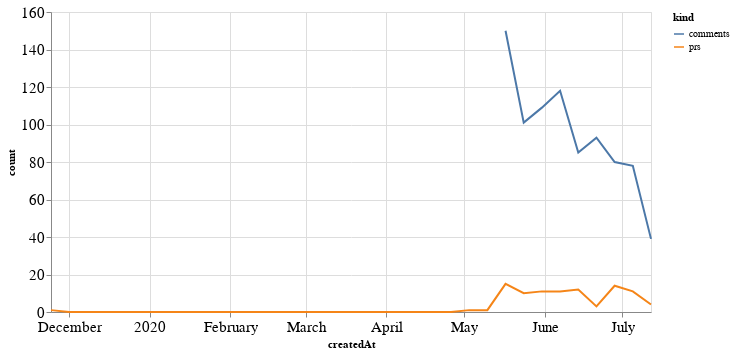

Write notebook code for a chart like this one.
### Code cell
alt.Chart(total_time, width=600).mark_line().encode(
    x='createdAt',
    y='count',
    color='kind'
)

### Figure 1 — Vega-Lite specification as saved in the notebook (floating-point values rounded to 4 significant figures)
{"config": {"axisLeft": {"labelFontSize": 15}, "axisBottom": {"labelFontSize": 15}}, "data": {"name": "data-b30b9127329ba91e542d8208685cb6c4"}, "mark": "line", "encoding": {"color": {"type": "nominal", "field": "kind"}, "x": {"type": "temporal", "field": "createdAt"}, "y": {"type": "quantitative", "field": "count"}}, "width": 600, "$schema": "https://vega.github.io/schema/vega-lite/v4.8.1.json", "datasets": {"data-b30b9127329ba91e542d8208685cb6c4": [{"createdAt": "2019-11-24T00:00:00", "kind": "prs", "count": 1.0}, {"createdAt": "2019-12-01T00:00:00", "kind": "prs", "count": 0.0}, {"createdAt": "2019-12-08T00:00:00", "kind": "prs", "count": 0.0}, {"createdAt": "2019-12-15T00:00:00", "kind": "prs", "count": 0.0}, {"createdAt": "2019-12-22T00:00:00", "kind": "prs", "count": 0.0}, {"createdAt": "2019-12-29T00:00:00", "kind": "prs", "count": 0.0}, {"createdAt": "2020-01-05T00:00:00", "kind": "prs", "count": 0.0}, {"createdAt": "2020-01-12T00:00:00", "kind": "prs", "count": 0.0}, {"createdAt": "2020-01-19T00:00:00", "kind": "prs", "count": 0.0}, {"createdAt": "2020-01-26T00:00:00", "kind": "prs", "count": 0.0}, {"createdAt": "2020-02-02T00:00:00", "kind": "prs", "count": 0.0}, {"createdAt": "2020-02-09T00:00:00", "kind": "prs", "count": 0.0}, {"createdAt": "2020-02-16T00:00:00", "kind": "prs", "count": 0.0}, {"createdAt": "2020-02-23T00:00:00", "kind": "prs", "count": 0.0}, {"createdAt": "2020-03-01T00:00:00", "kind": "prs", "count": 0.0}, {"createdAt": "2020-03-08T00:00:00", "kind": "prs", "count": 0.0}, {"createdAt": "2020-03-15T00:00:00", "kind": "prs", "count": 0.0}, {"createdAt": "2020-03-22T00:00:00", "kind": "prs", "count": 0.0}, {"createdAt": "2020-03-29T00:00:00", "kind": "prs", "count": 0.0}, {"createdAt": "2020-04-05T00:00:00", "kind": "prs", "count": 0.0}, {"createdAt": "2020-04-12T00:00:00", "kind": "prs", "count": 0.0}, {"createdAt": "2020-04-19T00:00:00", "kind": "prs", "count": 0.0}, {"createdAt": "2020-04-26T00:00:00", "kind": "prs", "count": 0.0}, {"createdAt": "2020-05-03T00:00:00", "kind": "prs", "count": 1.0}, {"createdAt": "2020-05-10T00:00:00", "kind": "prs", "count": 1.0}, {"createdAt": "2020-05-17T00:00:00", "kind": "prs", "count": 15.0}, {"createdAt": "2020-05-24T00:00:00", "kind": "prs", "count": 10.0}, {"createdAt": "2020-05-31T00:00:00", "kind": "prs", "count": 11.0}, {"createdAt": "2020-06-07T00:00:00", "kind": "prs", "count": 11.0}, {"createdAt": "2020-06-14T00:00:00", "kind": "prs", "count": 12.0}, {"createdAt": "2020-06-21T00:00:00", "kind": "prs", "count": 3.0}, {"createdAt": "2020-06-28T00:00:00", "kind": "prs", "count": 14.0}, {"createdAt": "2020-07-05T00:00:00", "kind": "prs", "count": 11.0}, {"createdAt": "2020-07-12T00:00:00", "kind": "prs", "count": 4.0}, {"createdAt": "2019-11-24T00:00:00", "kind": "comments", "count": null}, {"createdAt": "2019-12-01T00:00:00", "kind": "comments", "count": null}, {"createdAt": "2019-12-08T00:00:00", "kind": "comments", "count": null}, {"createdAt": "2019-12-15T00:00:00", "kind": "comments", "count": null}, {"createdAt": "2019-12-22T00:00:00", "kind": "comments", "count": null}, {"createdAt": "2019-12-29T00:00:00", "kind": "comments", "count": null}, {"createdAt": "2020-01-05T00:00:00", "kind": "comments", "count": null}, {"createdAt": "2020-01-12T00:00:00", "kind": "comments", "count": null}, {"createdAt": "2020-01-19T00:00:00", "kind": "comments", "count": null}, {"createdAt": "2020-01-26T00:00:00", "kind": "comments", "count": null}, {"createdAt": "2020-02-02T00:00:00", "kind": "comments", "count": null}, {"createdAt": "2020-02-09T00:00:00", "kind": "comments", "count": null}, {"createdAt": "2020-02-16T00:00:00", "kind": "comments", "count": null}, {"createdAt": "2020-02-23T00:00:00", "kind": "comments", "count": null}, {"createdAt": "2020-03-01T00:00:00", "kind": "comments", "count": null}, {"createdAt": "2020-03-08T00:00:00", "kind": "comments", "count": null}, {"createdAt": "2020-03-15T00:00:00", "kind": "comments", "count": null}, {"createdAt": "2020-03-22T00:00:00", "kind": "comments", "count": null}, {"createdAt": "2020-03-29T00:00:00", "kind": "comments", "count": null}, {"createdAt": "2020-04-05T00:00:00", "kind": "comments", "count": null}, {"createdAt": "2020-04-12T00:00:00", "kind": "comments", "count": null}, {"createdAt": "2020-04-19T00:00:00", "kind": "comments", "count": null}, {"createdAt": "2020-04-26T00:00:00", "kind": "comments", "count": null}, {"createdAt": "2020-05-03T00:00:00", "kind": "comments", "count": null}, {"createdAt": "2020-05-10T00:00:00", "kind": "comments", "count": null}, {"createdAt": "2020-05-17T00:00:00", "kind": "comments", "count": 150.0}, {"createdAt": "2020-05-24T00:00:00", "kind": "comments", "count": 101.0}, {"createdAt": "2020-05-31T00:00:00", "kind": "comments", "count": 109.0}, {"createdAt": "2020-06-07T00:00:00", "kind": "comments", "count": 118.0}, {"createdAt": "2020-06-14T00:00:00", "kind": "comments", "count": 85.0}, {"createdAt": "2020-06-21T00:00:00", "kind": "comments", "count": 93.0}, {"createdAt": "2020-06-28T00:00:00", "kind": "comments", "count": 80.0}, {"createdAt": "2020-07-05T00:00:00", "kind": "comments", "count": 78.0}, {"createdAt": "2020-07-12T00:00:00", "kind": "comments", "count": 39.0}]}}
